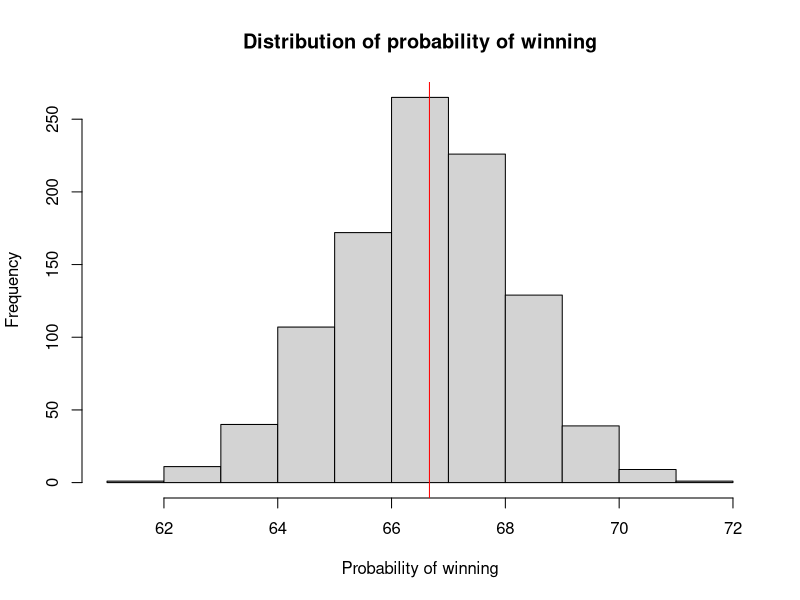

The R source for this figure:
rm(list=ls())
monty <- function(N=1000)
{
  doors <- 1:3 #initialize the doors behind one of which is a good prize
  win <- 0 #to keep track of number of wins
  
  for(i in 1:N)
  {
    prize <- floor(runif(1, 1, 4)) #randomize which door has the good prize
    guess <- floor(runif(1, 1, 4)) #guess a door at random
    
    ## Reveal one of the doors you didn't pick which has a bum prize
    if(prize != guess)
      reveal <- doors[-c(prize, guess)]
    else
      reveal <- sample(doors[-c(prize, guess)], 1)
    
    ## Switch doors
    select <- doors[-c(reveal, guess)]
    
    ## Count up your wins
    if(select == prize)
    {
      win <- win+1
    }
  }
  return(win*100/N)
}

bootstrap <- function(N=1000){
  p <- rep(0, N)
  for(i in 1:N){
    p[i] <- monty()
  }
  return(p)
}

p <- bootstrap()
hist(p, main = "Distribution of probability of winning", xlab = "Probability of winning")
abline(v=66.666, col="red")
text(67.1, 285, "66.6%", col="red")
